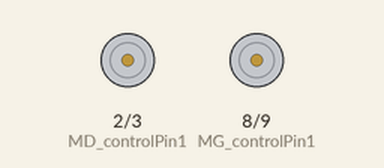
Simulated run of this sketch. Board: Arduino Uno, built with avr-gcc and run on an emulated ATmega328P. Parts: motor-driver pin pairs drawn as motors (green arrow = first pin HIGH = forward, orange = second pin HIGH = backward, longer = more drive, scaled by the enable pin).

Above: at 3.0 s.
At 6.5 s:
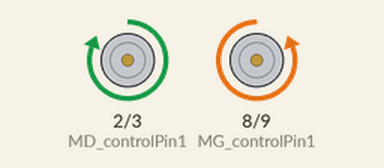
At 12.5 s:
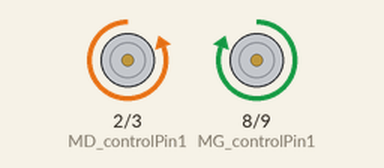
Timing chart, 0 to 15.6 s (numbered marks = the images above):
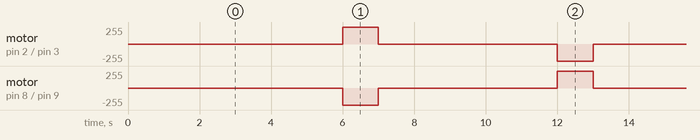

The sketch:

test_rotation.ino
```cpp
/// initiate constant variable for control of right motor
const int MD_controlPin1 = 2;
const int MD_controlPin2 = 3;
const int MD_enablePin = 5;

/// initiate constant variable for control of left motor
const int MG_controlPin1 = 8;
const int MG_controlPin2 = 9;
const int MG_enablePin = 10;

void setup() {
  // put your setup code here, to run once:
  pinMode(MD_controlPin1, OUTPUT);
  pinMode(MD_controlPin2, OUTPUT);
  pinMode(MD_enablePin, OUTPUT);

  pinMode(MG_controlPin1, OUTPUT);
  pinMode(MG_controlPin2, OUTPUT);
  pinMode(MG_enablePin, OUTPUT);
}

void loop() {
  // put your main code here, to run repeatedly:
  delay(1000);
  analogWrite(MD_enablePin, LOW);
  analogWrite(MG_enablePin, LOW);
  delay(5000);
  digitalWrite(MD_controlPin1, HIGH);
  digitalWrite(MD_controlPin2, LOW);
  digitalWrite(MG_controlPin1, LOW);
  digitalWrite(MG_controlPin2, HIGH);
  analogWrite(MD_enablePin, 255);
  analogWrite(MG_enablePin, 255);

  delay(1000);
  analogWrite(MD_enablePin, LOW);
  analogWrite(MG_enablePin, LOW);
  delay(5000);
  digitalWrite(MD_controlPin1, LOW);
  digitalWrite(MD_controlPin2, HIGH);
  digitalWrite(MG_controlPin1, HIGH);
  digitalWrite(MG_controlPin2, LOW);
  analogWrite(MD_enablePin, 255);
  analogWrite(MG_enablePin, 255);

}
```

Measured:
- by itself, motor on pin 2 (MD_controlPin1) / pin 3 (MD_controlPin2): repeats every 12.0 s: stopped 5.0 s, backward 255/255 1.0 s, stopped 5.0 s, forward 255/255 1.0 s
- by itself, motor on pin 8 (MG_controlPin1) / pin 9 (MG_controlPin2): repeats every 12.0 s: stopped 5.0 s, forward 255/255 1.0 s, stopped 5.0 s, backward 255/255 1.0 s
